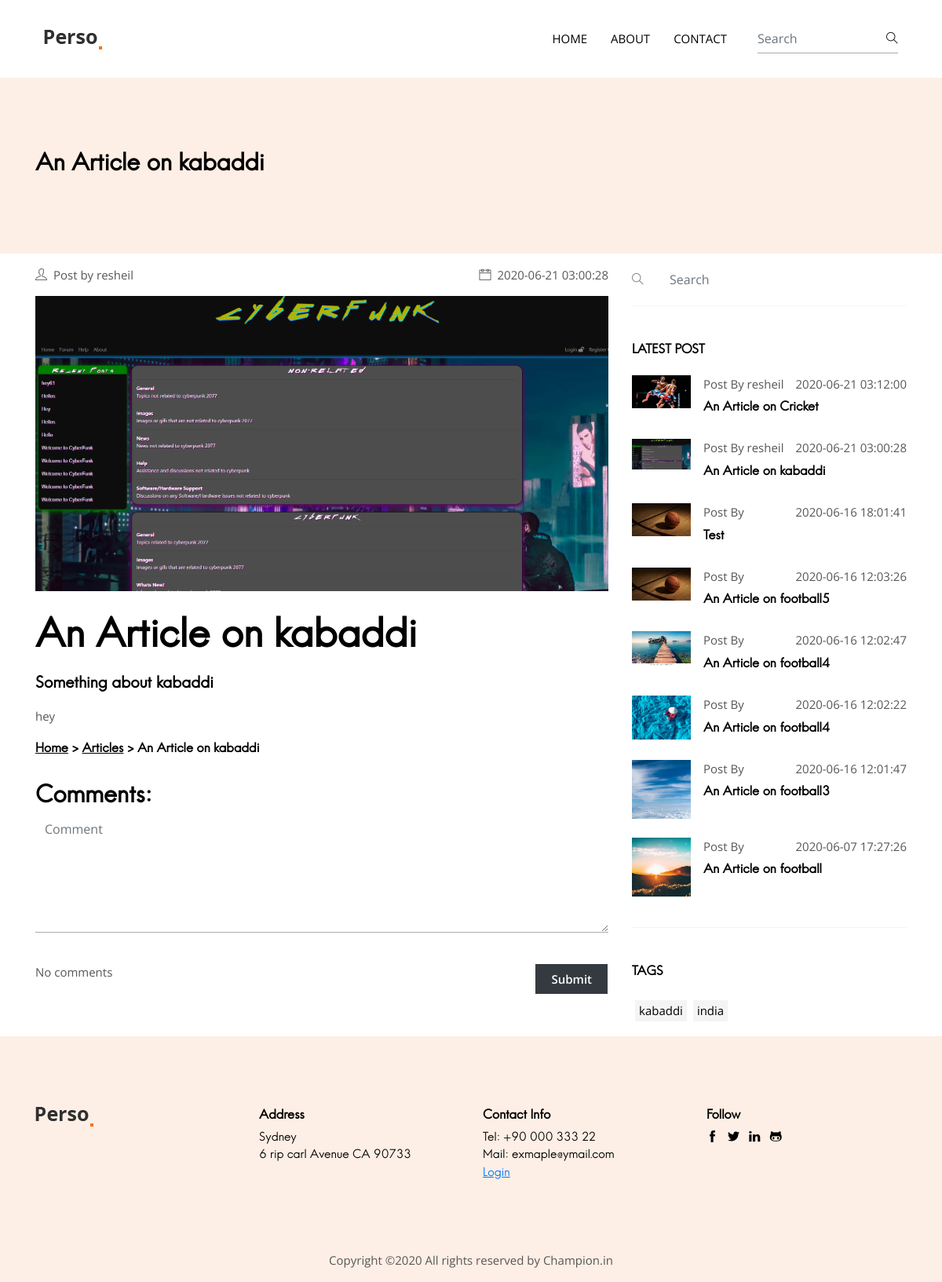
Screenshot of /content.php?id=43 with the database file from the repository.
### tables this page shows
CREATE TABLE `articles` (
  `article_id` int(255) NOT NULL,
  `article_creator` varchar(255) NOT NULL,
  `article_name` varchar(255) NOT NULL,
  `article_summary` varchar(550) NOT NULL,
  `article_key` varchar(255) NOT NULL,
  `article_content` blob NOT NULL,
  `article_category` int(255) NOT NULL,
  `article_create` datetime NOT NULL,
  `article_image` varchar(255) NOT NULL,
  `article_unique_key` varchar(10) NOT NULL,
  `article_block` int(1) NOT NULL
);

### content.php (the view, shortened to what this page needs)
<?php
include 'config.php';
?>
<?php include 'header.php'; ?>
<section class="section bg-secondary">
  <div class="container">
    <div class="row">
      <div class="col-lg-12">
	  <?php
	  $sql2 = "SELECT article_name FROM articles WHERE article_id = '$_GET[id]'";
	  $result2 = $db->query($sql2);
	  while($ro = $result2->fetch_assoc())
	  {
 	  echo"
        <h4>$ro[article_name]</h4>";
	  }
		?>
      </div>
    </div>
  </div>
</section>
<section>
  <div class="container">
    <div class="row">
	<?php
$sql = "SELECT * FROM articles INNER JOIN category ON article_category = cat_id WHERE article_id = $_GET[id]";
$result = $db->query($sql);
while($row = $result->fetch_assoc())
{
	if($row['article_block'] == 1)
	{
		header("Location:index.php?page=1");
	}
	else
	{
   echo"   <div class='col-lg-8'>
        <ul class='list-inline d-flex justify-content-between py-3'>
          <li class='list-inline-item'><i class='ti-user mr-2'></i>Post by $row[article_creator]</li>
          <li class='list-inline-item'><i class='ti-calendar mr-2'></i>$row[article_create]</li>
        </ul>
        <img src='Profilepics/Articles/$row[article_unique_key]/$row[article_image]' alt='post-thumb' class='w-100 img-fluid mb-4'>
        <div class='content'>
		<h2 class='p'>$row[article_name]</h2>
         <h5 class='p'>$row[article_summary]</h5>
          <p>$row[article_content]</p>
          </div>
		  <h6 class='pb-4'><a href='index.php?page=1' style='text-decoration:underline;color:black'>Home</a> > <a href='articles.php?id=$row[article_category]&page=1' style='text-decoration:underline;color:black'>Articles</a> > $row[article_name] </h6>
   <h4>Comments:</h4>";
   $sql4 = "SELECT * FROM comments WHERE comment_article = $_GET[id] ORDER BY comment_create DESC";
  $result4=$db->query($sql4);
  echo " <form name='com' method='post' id='comments'>
                      <textarea class='form-control' name='com_desc' rows='4' cols='155' id='cdesc' placeholder='Comment'></textarea>
					  <br>
					  <p class='err' id='error'></p>
					  <button type='submit' id='cbtn' class='btn btn-dark btn-lg float-right' name='newcom' >Submit</button>
					  </form>";
   if($result4->num_rows == 0)
  {
	  echo "No comments";
  }
  echo"</div>
      <div class='col-lg-4'>
        <div class='widget search-box'>
          <i class='ti-search'></i>
          <input type='search' id='search-post' class='form-control border-0 pl-5' name='search-post'
            placeholder='Search'>
        </div>
        <div class='widget'>
          <h6 class='mb-4'>LATEST POST</h6>";
		  $sql2="SELECT * FROM articles ORDER BY article_create DESC LIMIT 8";
  $res=$db->query($sql2);
  while($row3=$res->fetch_assoc())
  {
		  echo"
          <div class='media mb-4'>
            <div class='post-thumb-sm mr-3'>
              <img class='img-fluid' src='Profilepics/Articles/$row3[article_unique_key]/$row3[article_image]' alt='post-thumb'>
            </div>
            <div class='media-body'>
              <ul class='list-inline d-flex justify-content-between mb-2'>
                <li class='list-inline-item'>Post By $row3[article_creator]</li>
                <li class='list-inline-item'>$row3[article_create]</li>
              </ul>
              <h6>";
			  if($row3['article_block'] == 0)
			  {
			   echo"<a class='text-dark' href='content.php?id=$row3[article_id]'>$row3[article_name]</a>";
			  }
			  else
			  {
				  echo"<a class='text-dark' href='#' onclick='Blockalert()'>$row3[article_name]</a>";
			  }
		echo" </h6>
            </div>
          </div>";
  }
        echo"
        </div>
        <div class='widget'>
          <h6 class='mb-4'>TAGS</h6>
          <ul class='list-inline tag-list'>";
		  $keys = explode(",",$row['article_key']);
		  foreach($keys as $key)
		  {
		       echo "<li class='list-inline-item m-1'><a href='#'>$key</a></li>";
		  }
        echo"  </ul>
        </div>
        ";
    }
}
?>
    </div>
  </div>
</section>
<?php include 'footer.php'; ?>

### css/style.css (style rules this page uses)
body { line-height: 1.5; font-family: "Open Sans", sans-serif; -webkit-font-smoothing: antialiased; font-size: 15px; color: #585757; }
p, .paragraph { font-weight: 400; font-size: 15px; line-height: 1.5; font-family: "Open Sans", sans-serif; }
h1, h2, h3, h4, h5, h6 { color: #000000; font-family: "hanskendrick"; font-weight: 600; line-height: 1.2; }
h2, .h2 { font-size: 50px; }
h4, .h4 { font-size: 30px; }
h5, .h5 { font-size: 20px; }
h6, .h6 { font-size: 16px; }
.btn { font-size: 15px; font-family: "Open Sans", sans-serif; text-transform: capitalize; padding: 8px 20px; border-radius: 0; font-weight: 600; border: 1px solid; position: relative; z-index: 1; transition: .2s ease; }
body { background-color: #fff; overflow-x: hidden; }
ol, ul { list-style-type: none; margin: 0px; }
img { vertical-align: middle; border: 0; }
a, a:hover, a:focus { text-decoration: none; }
a, button, select { cursor: pointer; transition: .2s ease; }
.section { padding-top: 90px; padding-bottom: 90px; }
.bg-secondary { background: #fdefe6 !important; }
.text-dark { color: #000000 !important; }
.form-control { border: 0; border-bottom: 1px solid #ababab; border-radius: 0; }
textarea.form-control { height: 150px; }
.content * { margin-bottom: 20px; }
.widget { padding: 15px 0; }
.widget:not(:last-child) { margin-bottom: 30px; border-bottom: 1px solid #f4f4f4; }
.search-box { position: relative; }
.search-box i { position: absolute; left: 0; top: 25px; color: #767575; }
.post-thumb-sm { max-width: 75px; max-height: 75px; overflow: hidden; }
.tag-list li a { display: block; background: #f4f4f4; padding: 2px 5px; color: #000000; }

### header.php (style rules this page uses)
a { text-decoration:none; }

### rows the page displays
articles: article_name "An Article on kabaddi", article_creator "resheil", article_create "2020-06-21 03:00:28", article_unique_key+article_image (placeholder picture), article_summary "Something about kabaddi", article_content "hey", article_block "No comments", article_key "kabaddi", article_key "india"
articles: article_unique_key+article_image (placeholder picture), article_creator "resheil", article_create "2020-06-21 03:12:00", article_name "An Article on Cricket"
articles: article_unique_key+article_image (placeholder picture), article_create "2020-06-16 18:01:41", article_name "Test"
articles: article_unique_key+article_image (placeholder picture), article_create "2020-06-16 12:03:26", article_name "An Article on football5"
articles: article_unique_key+article_image (placeholder picture), article_create "2020-06-16 12:02:47", article_name "An Article on football4"
articles: article_unique_key+article_image (placeholder picture), article_create "2020-06-16 12:02:22", article_name "An Article on football4"
articles: article_unique_key+article_image (placeholder picture), article_create "2020-06-16 12:01:47", article_name "An Article on football3"
articles: article_unique_key+article_image (placeholder picture), article_create "2020-06-07 17:27:26", article_name "An Article on football"
